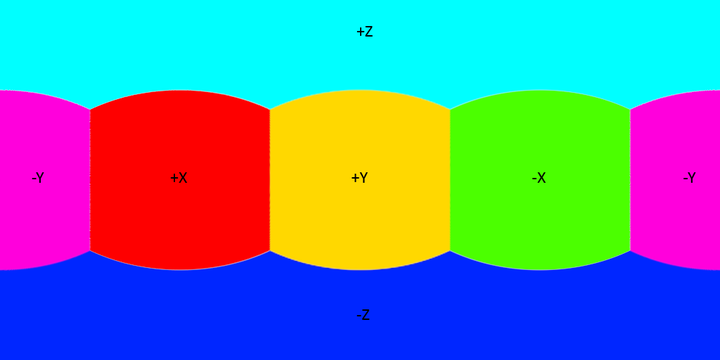
%> input picture project4/results/example.png, 720 x 360 px
$ octave --eval "result = latlon2cubemap;"   (GNU Octave 9; MATLAB toolbox functions it lacks are replaced by stand-ins)
%> lines starting %> are read from the running program, lines starting %| are printed output that depends on the picture
function cubemap = latlon2cubemap( )
%LATLON2CUBEMAP Converts an equilateral image to a cubemap projection
    offset1 = -pi;
    offset2 = pi/2;
    cmap = parula(256);

    equirectangular = im2double(imread('./results/example.png'));
    [rows, cols, dim] = size(equirectangular);
%> rows = 360; cols = 720; dim = 3
    [phis, thetas] = meshgrid(pi:-2*pi/(cols-1):-pi, 0:pi/(rows-1):pi);
    phis = phis + offset1;
    phis(phis > pi) = phis(phis > pi) - 2*pi;
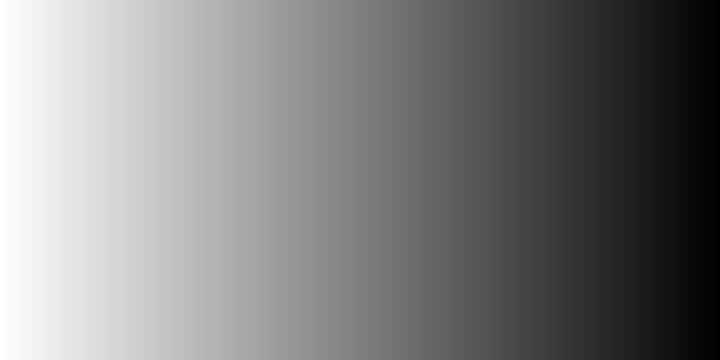
%> phis: size 360x720 double; min -6.28, max 0, mean -3.14; drawn with min black and max white
    phis(phis < -pi) = phis(phis < -pi) + 2*pi;
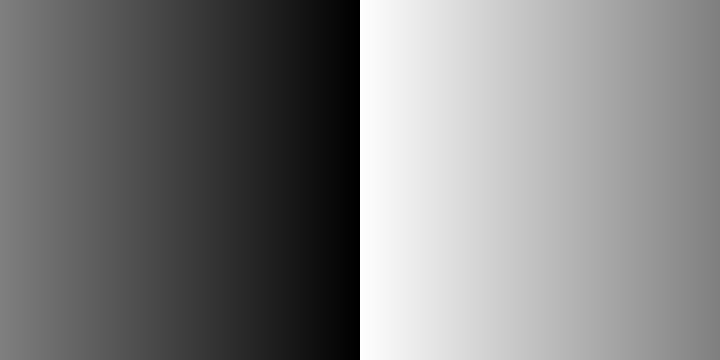
%> phis: size 360x720 double; min -3.14, max 3.14, mean 2.82e-16; drawn with min black and max white
    I = phis;
%     m = I - min(I(:));
%     m = max(m(:));
%     imwrite(255*(I-min(I(:))) ./ m, cmap, './results/phi_eq.jpg');
    figure(2),imagesc(I), axis image, colormap default
%> after `colormap default`:
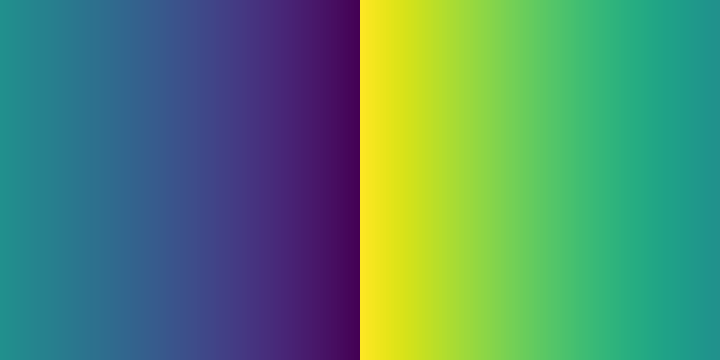
%> displayed picture: size 360x720x3, on the screen's scale of 0 to 255; mean R, G, B 83.5, 137.2, 109.8
    I = thetas;
%     m = I - min(I(:));
%     m = max(m(:));
%     imwrite(255*(I-min(I(:))) ./ m, cmap, './results/theta_eq.jpg');
    figure(3),imagesc(I), axis image, colormap default
%> after `colormap default`:
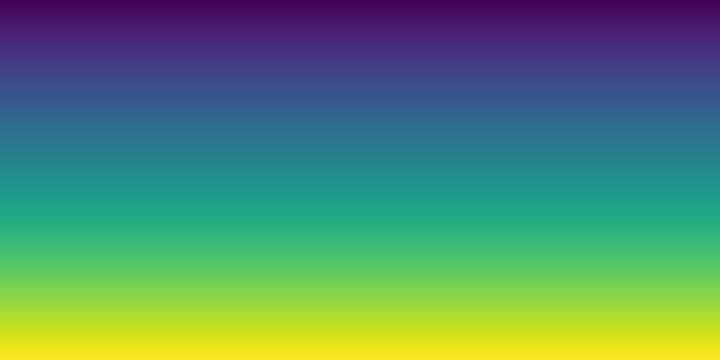
%> displayed picture: size 360x720x3, on the screen's scale of 0 to 255; mean R, G, B 83.6, 137.1, 109.6
    phi_er = reshape(phis, rows*cols, 1);
    theta_er = reshape(thetas, rows*cols, 1);
    equirectangular = reshape(equirectangular, rows*cols, 1, dim);

    X = zeros(4*180, 3*180);
    Y = zeros(4*180, 3*180);
    Z = zeros(4*180, 3*180);
    % +Y
    [x,z] = meshgrid(-1:2/179:1, -1:2/179:1);
    X(1:180,181:360) = x;
    Y(1:180,181:360) = 1;
    Z(1:180,181:360) = z;
    % +Z
    [x,y] = meshgrid(-1:2/179:1, 1:-2/179:-1);
    X(181:360,181:360) = x;
    Y(181:360,181:360) = y;
    Z(181:360,181:360) = 1;
    % +X
    [z,y] = meshgrid(1:-2/179:-1, 1:-2/179:-1);
    X(181:360,361:540) = 1;
    Y(181:360,361:540) = y;
    Z(181:360,361:540) = z;
    % -Y
    [x,z] = meshgrid(-1:2/179:1, 1:-2/179:-1);
    X(361:540,181:360) = x;
    Y(361:540,181:360) = -1;
    Z(361:540,181:360) = z;
    % -Z
    [x,y] = meshgrid(-1:2/179:1, -1:2/179:1);
    X(541:720,181:360) = x;
    Y(541:720,181:360) = y;
    Z(541:720,181:360) = -1;
    % -X
    [z,y] = meshgrid(-1:2/179:1, 1:-2/179:-1);
    X(181:360,1:180) = -1;
    Y(181:360,1:180) = y;
    Z(181:360,1:180) = z;

    maskcm = (X ~= 0) | (Y~= 0 ) | (Z~= 0);
    figure(3),imagesc(maskcm), axis image, colormap default
%> after `colormap default`:
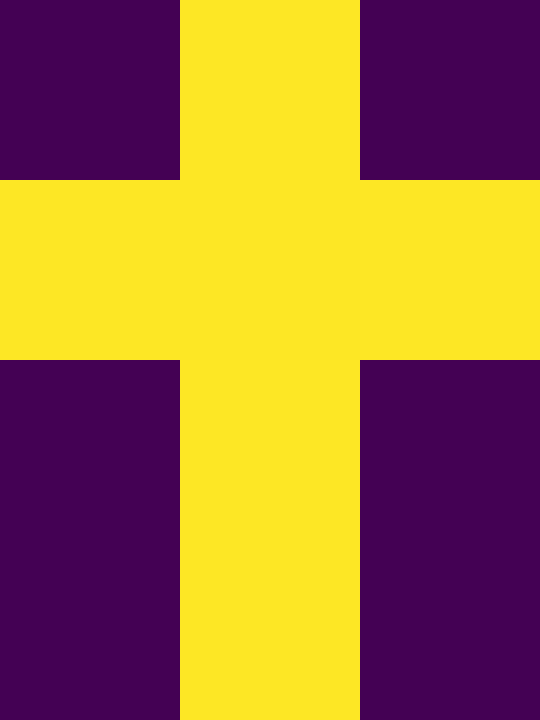
%> displayed picture: size 720x540x3, on the screen's scale of 0 to 255; mean R, G, B 160.5, 116, 60.5

    % Normalize direction vector
    m = sqrt(X.*X + Y.*Y + Z.*Z);
    X = X ./ m;
    Y = Y ./ m;
    Z = Z ./ m;

    theta_cm = acos(Y); % Get the theta coord for this pixel
    phi_cm = atan2(Z, X); % Get the phi coord for this pixel
    phi_cm = phi_cm .* ~isnan(phi_cm); % Remove any NaN entries
    phi_cm = phi_cm + offset2;
    phi_cm(phi_cm > pi) = phi_cm(phi_cm > pi) - 2*pi;
    phi_cm(phi_cm < -pi) = phi_cm(phi_cm < -pi) + 2*pi;
    figure(7),imagesc(maskcm.*phi_cm), axis image, colormap default
%> after `colormap default`:
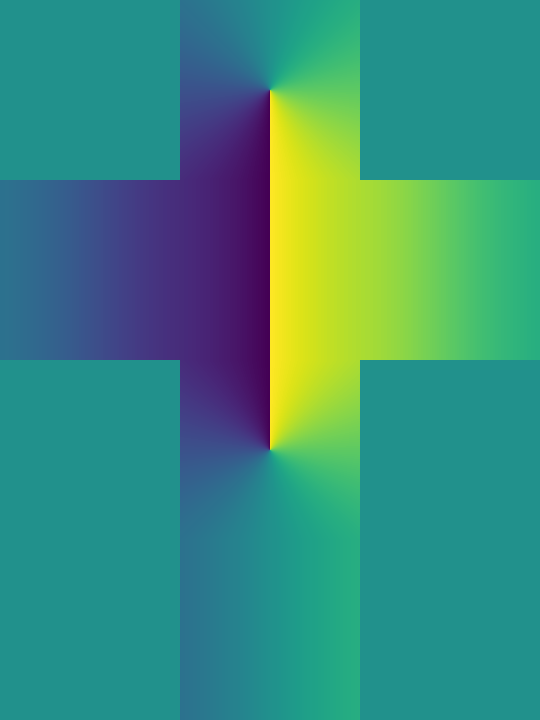
%> displayed picture: size 720x540x3, on the screen's scale of 0 to 255; mean R, G, B 58.1, 141.1, 124.9
    figure(8),imagesc(maskcm.*theta_cm + ~maskcm.*pi/2), axis image, colormap default
%> after `colormap default`:
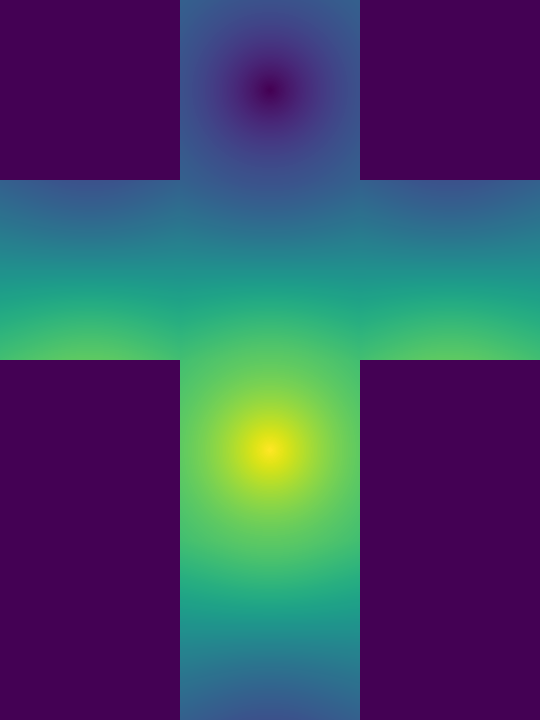
%> displayed picture: size 720x540x3, on the screen's scale of 0 to 255; mean R, G, B 65.1, 71.3, 104.1

    cubemap = zeros(size(theta_cm));
    for i = 1:dim
        F = scatteredInterpolant(phi_er, theta_er, equirectangular(:,i));
        cubemap(:,:,i) = maskcm.*F(phi_cm, theta_cm);
    end

end
%> (the run ends here)
